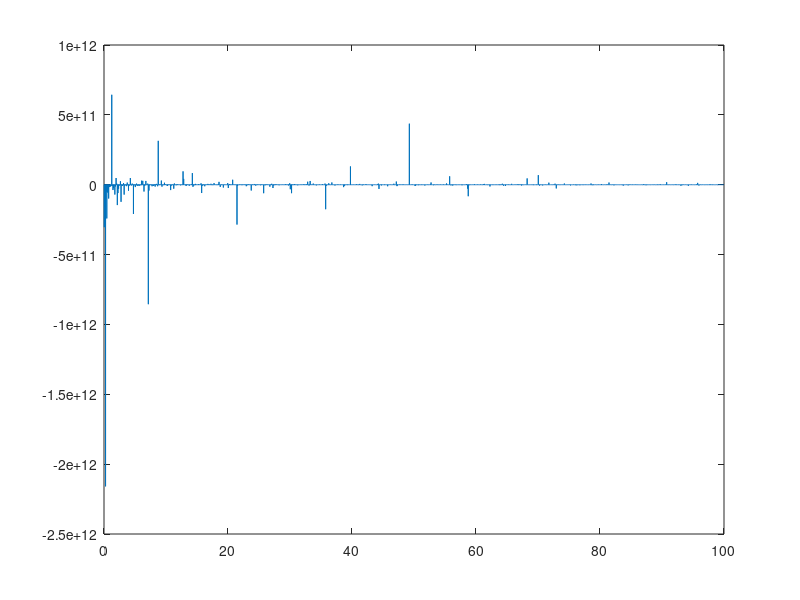

Source code (MATLAB):
t=0:0.01:100
f1=98765
f2=12345
f3=34567
x=tan(2*pi*f1*t)
y=sin(2*pi*f2*t)
n=sec(2*pi*f3*t)
z=(x-y+n)
plot(t,z)
